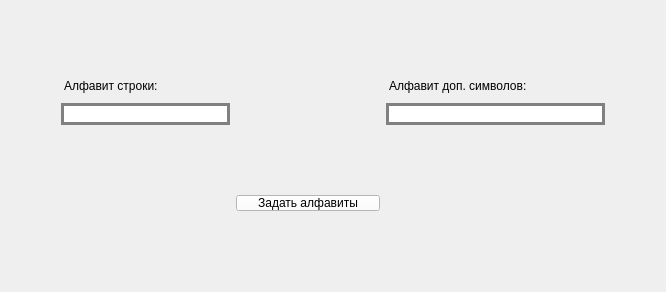
<?xml version="1.0" encoding="UTF-8"?>
<ui version="4.0">
 <class>alphabet</class>
 <widget class="QWidget" name="alphabet">
  <property name="geometry">
   <rect>
    <x>0</x>
    <y>0</y>
    <width>666</width>
    <height>292</height>
   </rect>
  </property>
  <property name="windowTitle">
   <string>alphabet</string>
  </property>
  <layout class="QGridLayout" name="gridLayout" rowstretch="0,0,0,0,0,0,0,0,0,0,0,1,0,0,0">
   <property name="topMargin">
    <number>75</number>
   </property>
   <property name="bottomMargin">
    <number>75</number>
   </property>
   <item row="10" column="1">
    <widget class="QLineEdit" name="lineEdit_2">
     <property name="styleSheet">
      <string notr="true">margin-left: 50px;
margin-right: 50px;
border: 3px solid gray;
background-color: white;
color: black;
</string>
     </property>
    </widget>
   </item>
   <item row="10" column="0">
    <widget class="QLineEdit" name="lineEdit">
     <property name="styleSheet">
      <string notr="true">margin-right:  100px;
 margin-left: 50px;
border: 3px solid gray;
background-color: white;
color: black;</string>
     </property>
    </widget>
   </item>
   <item row="8" column="0">
    <widget class="QLabel" name="label">
     <property name="sizePolicy">
      <sizepolicy hsizetype="Fixed" vsizetype="Fixed">
       <horstretch>0</horstretch>
       <verstretch>0</verstretch>
      </sizepolicy>
     </property>
     <property name="styleSheet">
      <string notr="true">margin-left: 50px;
color: black;</string>
     </property>
     <property name="text">
      <string>Алфавит строки:</string>
     </property>
    </widget>
   </item>
   <item row="11" column="0" colspan="2">
    <widget class="QPushButton" name="pushButton">
     <property name="sizePolicy">
      <sizepolicy hsizetype="Minimum" vsizetype="Fixed">
       <horstretch>0</horstretch>
       <verstretch>0</verstretch>
      </sizepolicy>
     </property>
     <property name="styleSheet">
      <string notr="true">margin-left: 225px;
margin-right: 275px;
margin-top: 60px;
background-color: white;
color: black;</string>
     </property>
     <property name="text">
      <string>Задать алфавиты</string>
     </property>
    </widget>
   </item>
   <item row="8" column="1">
    <widget class="QLabel" name="label_2">
     <property name="sizePolicy">
      <sizepolicy hsizetype="Fixed" vsizetype="Fixed">
       <horstretch>0</horstretch>
       <verstretch>0</verstretch>
      </sizepolicy>
     </property>
     <property name="styleSheet">
      <string notr="true">margin-left: 50px;
color: black;</string>
     </property>
     <property name="text">
      <string>Алфавит доп. символов:</string>
     </property>
    </widget>
   </item>
  </layout>
 </widget>
 <resources/>
 <connections/>
</ui>
